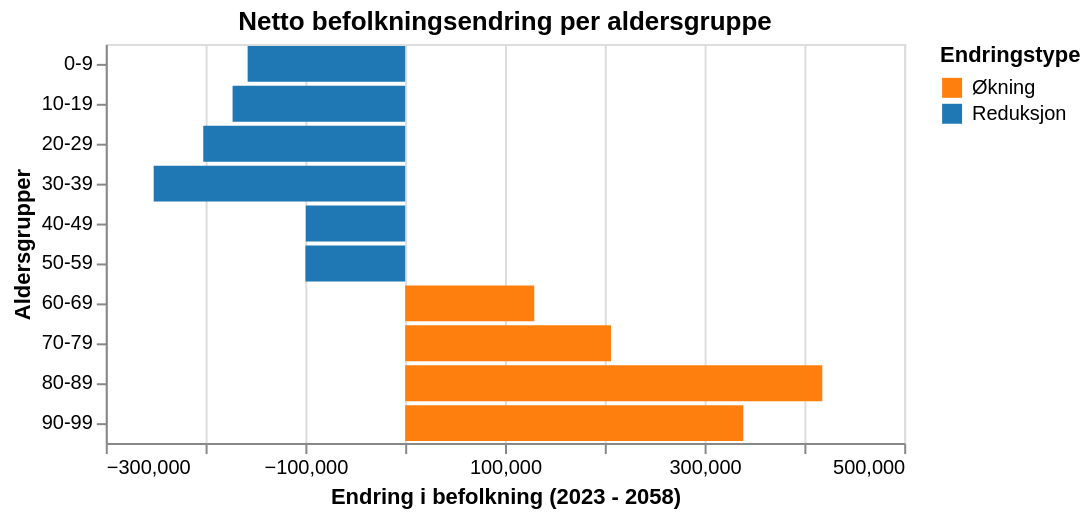

The code cell stored with this chart in its notebook:
### Code cell
# 3. Difference Chart
grouped_data['diff'] = grouped_data['pop_2058'] - grouped_data['pop_2023']
grouped_data['change_type'] = grouped_data['diff'].apply(lambda x: 'Økning' if x > 0 else 'Reduksjon')

diff_chart = alt.Chart(grouped_data).mark_bar().encode(
    x=alt.X('diff:Q', title='Endring i befolkning (2023 - 2058)'),
    y=alt.Y('alder_bins:N', sort=age_order, title='Aldersgrupper'),
    color=alt.Color('change_type:N', scale=alt.Scale(domain=['Økning', 'Reduksjon'], range=[colors_tfr[1], colors_tfr[0]]), title='Endringstype'),
    tooltip=['alder_bins', 'diff']
).properties(
    title='Netto befolkningsendring per aldersgruppe',
    width=400
).interactive()

# Display both
(diff_chart)

### Figure 1 — Vega-Lite specification as saved in the notebook (floating-point values rounded to 4 significant figures)
{"config": {"view": {"continuousWidth": 300, "continuousHeight": 300}}, "data": {"name": "data-28746b8a99fc65bf57a1ed5232f6ada1"}, "mark": {"type": "bar"}, "encoding": {"color": {"field": "change_type", "scale": {"domain": ["Økning", "Reduksjon"], "range": ["#ff7f0e", "#1f77b4"]}, "title": "Endringstype", "type": "nominal"}, "tooltip": [{"field": "alder_bins", "type": "ordinal"}, {"field": "diff", "type": "quantitative"}], "x": {"field": "diff", "title": "Endring i befolkning (2023 - 2058)", "type": "quantitative"}, "y": {"field": "alder_bins", "sort": ["0-9", "10-19", "20-29", "30-39", "40-49", "50-59", "60-69", "70-79", "80-89", "90-99"], "title": "Aldersgrupper", "type": "nominal"}}, "params": [{"name": "param_1e9efca18e7a2868", "select": {"type": "interval", "encodings": ["x", "y"]}, "bind": "scales"}], "title": "Netto befolkningsendring per aldersgruppe", "width": 400, "$schema": "https://vega.github.io/schema/vega-lite/v6.1.0.json", "datasets": {"data-28746b8a99fc65bf57a1ed5232f6ada1": [{"alder_bins": "0-9", "pop_2023": 584400.0, "pop_2058": 426533, "diff": -157900.0, "change_type": "Reduksjon"}, {"alder_bins": "10-19", "pop_2023": 657000.0, "pop_2058": 484076, "diff": -173000.0, "change_type": "Reduksjon"}, {"alder_bins": "20-29", "pop_2023": 702200.0, "pop_2058": 499824, "diff": -202300.0, "change_type": "Reduksjon"}, {"alder_bins": "30-39", "pop_2023": 765300.0, "pop_2058": 513317, "diff": -252000.0, "change_type": "Reduksjon"}, {"alder_bins": "40-49", "pop_2023": 715800.0, "pop_2058": 616224, "diff": -99600.0, "change_type": "Reduksjon"}, {"alder_bins": "50-59", "pop_2023": 736700.0, "pop_2058": 636733, "diff": -99960.0, "change_type": "Reduksjon"}, {"alder_bins": "60-69", "pop_2023": 604800.0, "pop_2058": 734090, "diff": 129300.0, "change_type": "Økning"}, {"alder_bins": "70-79", "pop_2023": 476400.0, "pop_2058": 682668, "diff": 206200.0, "change_type": "Økning"}, {"alder_bins": "80-89", "pop_2023": 200400.0, "pop_2058": 618315, "diff": 417900.0, "change_type": "Økning"}, {"alder_bins": "90-99", "pop_2023": 44710.0, "pop_2058": 383509, "diff": 338800.0, "change_type": "Økning"}]}}
